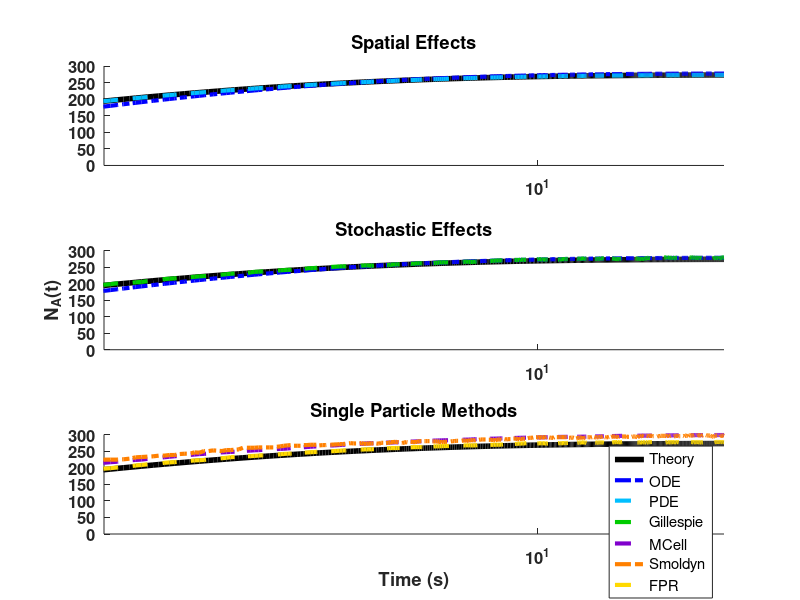

Recreate this plot in MATLAB. (Note: this script raises an error after producing the figure.)
%% Figure - ProteinBindingAndSurfaceRecruitment
% Clear
close all
clear
clc

%% Import
% t is in us
load('time.mat');
load('det1D.mat');
load('det3D.mat');
load('gillespie.mat');
load('mcell.mat');
load('smoldyn.mat');
load('fpr.mat');

theory = det3D;
% %% Process data
% %   Data files containing one or more trials are averaged
% %   Data points corresponding to the time vector are extrapolated
% %   Time is converted to us
% 
% % Theory_1
% %   time:us
% theory_1 = theory_1(:,2);
% 
% % ODE_1
% %   time: s
% det1D_1 = interp1(det1D_1(:,1)*1e6, det1D_1(:,2),time,'pchip',0);
% 
% % PDE_1
% %   2 trials
% %   time: s
% det3D_1(:,2) = (det3D_1(:,2) + det3D_1(:,3))/2;
% det3D_1 = interp1(det3D_1(:,1)*1e6,det3D_1(:,2), time,'pchip', 0);
% 
% % Gillespie_1
% %   20 trials
% %   time: s
% temp = 0;
% for n = 1:2:20
%     temp = temp(:,1) + interp1(gillespie_1(:,n)*1e6,gillespie_1(:,n+1), time, 'pchip',0);
% end
% gillespie_1 = temp(:,1)/10;
% clear temp
% 
% % MCell_1
% %   10 trials, already averaged
% %   time: s
% mcell_1 = interp1(mcell_1(:,1)*1e6, mcell_1(:,2), time, 'pchip', 0);
% 
% % Smoldyn_1
% %   10 trials
% %   time: s
% for n = 3:2:20
%     smoldyn_1(:,2) = smoldyn_1(:,2)+smoldyn_1(:,n+1);
% end
% smoldyn_1(:,2) = smoldyn_1(:,2)./10;
% smoldyn_1 = interp1(smoldyn_1(:,1)*1e6, smoldyn_1(:,2), time, 'pchip', 0);
% 
% % FPR_1
% %   10 trials
% %   time: s
% for n = 3:11
%     fpr_1(:,2) = fpr_1(:,2) + fpr_1(:,n);
% end
% fpr_1(:,2) = fpr_1(:,2)./10;
% fpr_1 = interp1(fpr_1(:,1)*1e6,fpr_1(:,2),time,'pchip',0);
% 
% % Theory_10
% %   time: us
% theory_10 = theory_10(:,2);
% 
% % ODE_10
% %   time: s
% det1D_10 = interp1(det1D_10(:,1)*1e6,det1D_10(:,2), time, 'pchip',0);
% 
% % PDE_10
% %   2 trials
% %   time: s
% det3D_10(:,2) = (det3D_10(:,2) + det3D_10(:,4))/2;
% det3D_10 = interp1(det3D_10(:,1)*1e6,det3D_10(:,2), time, 'pchip', 0);
% 
% % Gillespie_10
% %   20 trials
% %   time: s
% temp = 0;
% for n = 1:2:20
%     temp = temp(:,1) + interp1(gillespie_10(:,n)*1e6,gillespie_10(:,n+1), time, 'pchip',0);
% end
% gillespie_10 = temp(:,1)/10;
% clear temp
% 
% % MCell_10
% %   time: s
% mcell_10 = interp1(mcell_10(:,1)*1e6, mcell_10(:,2), time, 'pchip', 0);
% 
% % Smoldyn_10
% %   10 trials
% %   time: s
% for n = 3:2:20
%     smoldyn_10(:,2) = smoldyn_10(:,2)+smoldyn_10(:,n+1);
% end
% smoldyn_10(:,2) = smoldyn_10(:,2)./10;
% smoldyn_10 = interp1(smoldyn_10(:,1)*1e6, smoldyn_10(:,2), time, 'pchip', 0);
% 
% % FPR_10
% %   10 trials
% %   time: s
% for n = 3:11
%     fpr_10(:,2) = fpr_10(:,2) + fpr_10(:,n);
% end
% fpr_10(:,2) = fpr_10(:,2)./10;
% fpr_10 = interp1(fpr_10(:,1)*1e6,fpr_10(:,2),time,'pchip',0);

%% Plot
% Ka = 1 um^2.s-1
figure(1)
subplot(3,1,1) % Spatial Effects
% x0=10;
% y0=10;
% width=400;
% height=590;
% set(gcf,'units','points','position',[x0,y0,width,height])
hold on
title('Spatial Effects');
set(gca, 'xscale', 'log', 'fontsize',12, 'fontweight','bold');
axis([0 20 0 301]);
g0 = semilogx(time,theory,'-','Color',[0 0 0], 'LineWidth',4);
g1 = semilogx(time,det1D, '-.','Color',[0 0 1], 'LineWidth', 3);
g2 = semilogx(time,det3D, '--','Color',[0 .75 1], 'LineWidth', 3);

subplot(3,1,2) % Stochastic Effects
hold on
title('Stochastic Effects');
set(gca, 'xscale', 'log', 'fontsize',12, 'fontweight','bold');
axis([0 20 0 301]);
ylabel('N_A(t)');
g3 = semilogx(time,theory,'-','Color',[0 0 0], 'LineWidth',4);
g4 = semilogx(time,det1D, '-.','Color',[0 0 1], 'LineWidth', 3);
g5 = semilogx(time,gillespie, '--','Color',[0 .8 0], 'LineWidth', 3);

subplot(3,1,3) % Single Particle Methods
hold on
title('Single Particle Methods');
set(gca, 'xscale', 'log', 'fontsize',12, 'fontweight','bold');
axis([0 20 0 301]);
xlabel('Time (s)');
g6 = semilogx(time,theory,'-','Color',[0 0 0], 'LineWidth',4);
g7 = semilogx(time,mcell, '--','Color',[.5 0 .8], 'LineWidth', 3);
g8 = semilogx(time,smoldyn, '-.','Color',[1 .5 0], 'LineWidth', 3);
g9 = semilogx(time,fpr, '--','Color',[1 .85 0], 'LineWidth', 3);

lgnd = legend([g0 g1 g2 g5 g7 g8 g9],'Theory','ODE','PDE','Gillespie',...
    'MCell', 'Smoldyn', 'FPR');
lgnd.FontSize = 11.5;
lgnd.Position = [.02 .475 1 1];
lgnd.Orientation = 'horizontal';

% % Ka = 10 um^2.s-1
% figure(2)
% subplot(3,1,1) % Spatial Effects
% % x0=10;
% % y0=10;
% % width=400;
% % height=590;
% % set(gcf,'units','points','position',[x0,y0,width,height])
% hold on
% title('Spatial Effects');
% set(gca, 'xscale', 'log', 'fontsize',12, 'fontweight','bold');
% axis([0 1e5 0 1000]);
% g0 = semilogx(time,theory_1,'-','Color',[0 0 0], 'LineWidth',4);
% g1 = semilogx(time,det1D_10, '-','Color',[0 0 1], 'LineWidth', 3);
% g2 = semilogx(time,det3D_10, '--','Color',[0 .75 1], 'LineWidth', 3);
% 
% subplot(3,1,2) % Stochastic Effects
% hold on
% title('Stochastic Effects');
% set(gca, 'xscale', 'log', 'fontsize',12, 'fontweight','bold');
% axis([0 1e5 0 1000]);
% ylabel('N_A(t)');
% g3 = semilogx(time,theory_1,'-','Color',[0 0 0], 'LineWidth',4);
% g4 = semilogx(time,det1D_10, '-','Color',[0 0 1], 'LineWidth', 3);
% g5 = semilogx(time,gillespie_10, '--','Color',[0 .8 0], 'LineWidth', 3);
% 
% subplot(3,1,3) % Single Particle Methods
% hold on
% title('Single Particle Methods');
% set(gca, 'xscale', 'log', 'fontsize',12, 'fontweight','bold');
% axis([0 1e5 0 1000]);
% xlabel('Time (us)');
% g6 = semilogx(time,theory_1,'-','Color',[0 0 0], 'LineWidth',4);
% g7 = semilogx(time,mcell_10, '--','Color',[.5 0 .8], 'LineWidth', 3);
% g8 = semilogx(time,smoldyn_10, '-.','Color',[1 .5 0], 'LineWidth', 3);
% g9 = semilogx(time,fpr_10, '--','Color',[1 .85 0], 'LineWidth', 3);
% 
% lgnd = legend([g0 g1 g2 g5 g7 g8 g9],'Theory','ODE','PDE','Gillespie',...
%     'MCell','Smoldyn','FPR');
% lgnd.FontSize = 11.5;
% lgnd.Position = [.02 .475 1 1];
% lgnd.Orientation = 'horizontal';

% Legend 
%   Theory                  Black           [0 0 0]
%   ODE Deterministic       Dark Blue       [0 0 1]
%   PDE Deterministic       Light Blue      [0 .75 1]
%   Gillespie               Green           [0 .8 0]
%   FPR                     Yellow          [1 .85 0]
%   Smoldyn                 Orange          [1 .5 0]
%   MCell                   Purple          [.5 0 .8]
%% Clear
%clear
%clc